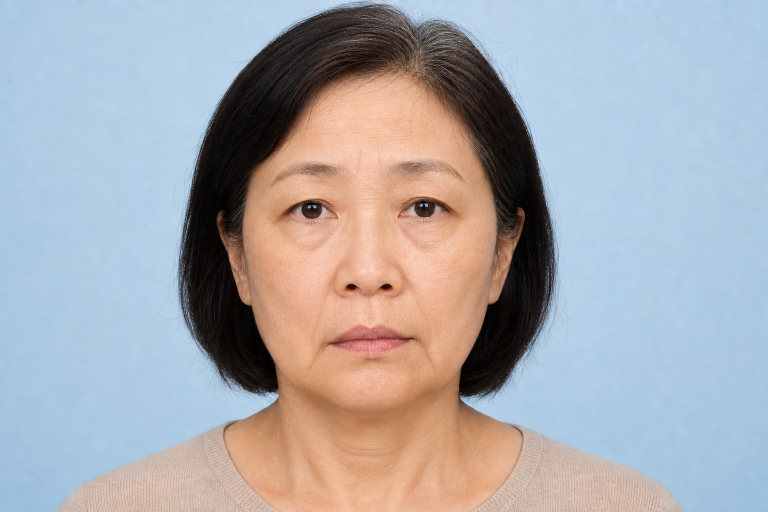
#> input picture facial_paralysis/facial_defect_web/src/assets/patient-samples/facial-paralysis_postoperative_east-asian-woman.png, 1536 x 1024 px (shown at 1/2 size)
$ python -i image_quality.py   (imports and definitions only)   (older library calls are emulated)
#> lines starting #> are read from the running program, lines starting #| are printed output that depends on the picture
"""Face-crop quality normalization (closes the train/test resolution gap).

The public palsy image sets (Roboflow FNP, sumin) are old, blurry, low-res; our
iPhone/LiveLinkFace captures are much sharper. Feeding both to the frozen MARLIN
encoder unchanged means the appearance embedding partly encodes *capture quality*
instead of *facial function* — a domain gap that hurts transfer. See
docs/model_design.md §2 and data/public_datasets.md "Preprocessing requirement".

The fix runs on the 224×224 aligned face crop, **identically at train and
inference** (that is the whole point). Three modes:

  "normalize" (default, strategy (b)) — cap every crop's *effective resolution* at
      a canonical `work_size` by downscale→upscale. A blurry crop is already below
      the cap and barely changes; a sharp iPhone crop is brought down to the same
      ceiling. Both then share one resolution distribution. Optionally, at train
      time only, `quality_augment` jitters the cap / blur / JPEG so the head is
      robust to a *range* of qualities rather than one fixed level.
  "sr" (strategy (a), ablation) — super-resolve crops upward instead. Risk:
      hallucinated detail that real iPhone texture may not match. Pluggable model;
      defaults to a bicubic baseline so the path is wireable without a heavy dep.
  "off" — passthrough (legacy behavior).

We picked (b) as default because the goal is *distribution match*, not maximal
sharpness, and a frozen encoder cannot adapt to invented SR detail. (a) stays as
an ablation knob.

All functions operate on uint8 HxWx3 RGB and return uint8 HxWx3 RGB.
"""
from __future__ import annotations

from dataclasses import dataclass

import cv2
import numpy as np


# ----------------------------------------------------------------------
# Config
# ----------------------------------------------------------------------
@dataclass(frozen=True)
class QualityConfig:
    """Knobs for the quality normalizer.

    mode:        "normalize" (b) | "sr" (a, ablation) | "off".
    work_size:   canonical effective-resolution cap in px (< out_size). The single
                 most important knob; tune it. 112 = half of 224.
    out_size:    final crop size handed to MARLIN (224).
    augment:     train-only random quality jitter (ignored when training=False).
    aug_*:       augmentation ranges.
    sr_model_path: optional path to a real SR model for mode="sr" (else bicubic).
    """

    mode: str = "normalize"
    work_size: int = 112
    out_size: int = 224
    augment: bool = False
    aug_min_work: int = 64
    aug_max_work: int = 224
    aug_blur_sigma_max: float = 1.2
    aug_jpeg_quality_min: int = 40

    sr_model_path: str | None = None

    def __post_init__(self):
        if self.mode not in ("normalize", "sr", "off"):
            raise ValueError(f"mode must be normalize|sr|off, got {self.mode!r}")
        if not 1 <= self.work_size <= self.out_size:
            raise ValueError(f"work_size must be in [1, out_size], got {self.work_size}")
        if self.aug_min_work > self.aug_max_work:
            raise ValueError("aug_min_work must be <= aug_max_work")


# ----------------------------------------------------------------------
# Core transforms
# ----------------------------------------------------------------------
def _check_rgb(img: np.ndarray) -> None:
    if img.ndim != 3 or img.shape[2] != 3:
        raise ValueError(f"expected HxWx3 RGB, got {img.shape}")
    if img.dtype != np.uint8:
        raise TypeError(f"expected uint8, got {img.dtype}")


def canonical_normalize(img: np.ndarray, work_size: int, out_size: int = 224) -> np.ndarray:
    """Cap effective resolution at `work_size`, then resize to `out_size`.

    Downscale with INTER_AREA (proper low-pass) then upscale with INTER_CUBIC.
    Deterministic. This is strategy (b): it equalizes high-frequency content
    across inputs of differing sharpness without inventing detail.
    """
    _check_rgb(img)
    if work_size >= out_size:
        # no cap below out_size: just ensure final size
        if img.shape[:2] != (out_size, out_size):
            return cv2.resize(img, (out_size, out_size), interpolation=cv2.INTER_CUBIC)
        return img.copy()
    small = cv2.resize(img, (work_size, work_size), interpolation=cv2.INTER_AREA)
    return cv2.resize(small, (out_size, out_size), interpolation=cv2.INTER_CUBIC)


# [44 lines left out: functions _jpeg_recompress, quality_augment, super_resolve, not called in this run]


# ----------------------------------------------------------------------
# Normalizer (single entry point used by the encoder / preprocessing)
# ----------------------------------------------------------------------
class QualityNormalizer:
    """Applies the configured quality policy to a face crop.

    Use ONE instance for both train and inference so the deterministic part is
    identical. Pass `training=True` to enable augmentation (mode="normalize" only).
    """

    def __init__(self, cfg: QualityConfig | None = None):
        self.cfg = cfg or QualityConfig()
        self._sr_model = None
        if self.cfg.mode == "sr" and self.cfg.sr_model_path:
            self._sr_model = self._load_sr(self.cfg.sr_model_path)

    # [8 lines left out: function _load_sr, not called in this run]

    def __call__(self, img_rgb: np.ndarray, *, training: bool = False,
                 rng: np.random.Generator | None = None) -> np.ndarray:
        cfg = self.cfg
        if cfg.mode == "off":
            _check_rgb(img_rgb)
            if img_rgb.shape[:2] != (cfg.out_size, cfg.out_size):
                return cv2.resize(img_rgb, (cfg.out_size, cfg.out_size),
                                  interpolation=cv2.INTER_CUBIC)
            return img_rgb
        if cfg.mode == "sr":
            return super_resolve(img_rgb, out_size=cfg.out_size, model=self._sr_model)
        # mode == "normalize"
        if training and cfg.augment:
            if rng is None:
                rng = np.random.default_rng()
            return quality_augment(img_rgb, rng, cfg)
        return canonical_normalize(img_rgb, work_size=cfg.work_size, out_size=cfg.out_size)


# [8 lines left out: function variance_of_laplacian, not called in this run]

>>> import cv2
>>> picture = cv2.cvtColor(cv2.imread('../../facial_defect_web/src/assets/patient-samples/facial-paralysis_postoperative_east-asian-woman.png'), cv2.COLOR_BGR2RGB)
>>> result = QualityNormalizer()(picture)
#> in canonical_normalize, `small = cv2.resize(img, (work_size, work_size), interpolation=cv2.INTE..`:
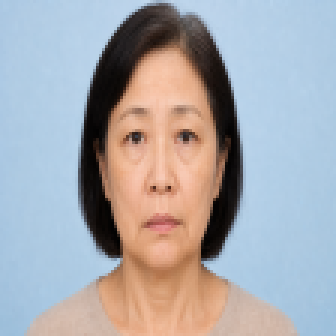
#> small: shape (112, 112, 3) (shown 3 times larger); mean R, G, B 168.7, 169, 173.8
#> in canonical_normalize, `return cv2.resize(small, (out_size, out_size), interpolation=cv2.INTER..`:
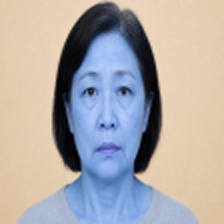
#> returned value: shape (224, 224, 3); mean of channels 0, 1, 2 168.7, 169, 173.8; drawn as B, G, R

$ run again, on facial_paralysis/facial_defect_web/src/assets/patient-samples/follow-up_postoperative-faded-cheek-scar_black-man.png
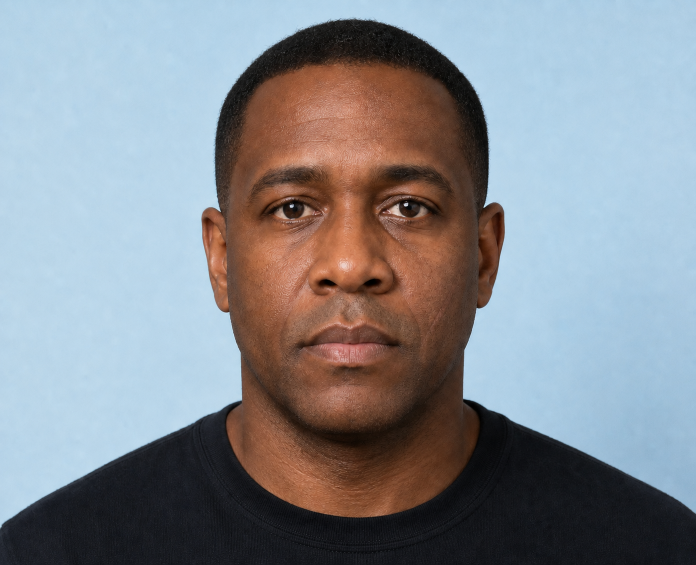
#> input picture facial_paralysis/facial_defect_web/src/assets/patient-samples/follow-up_postoperative-faded-cheek-scar_black-man.png, 1392 x 1130 px (shown at 1/2 size)
#> in canonical_normalize, `small = cv2.resize(img, (work_size, work_size), interpolation=cv2.INTE..`:
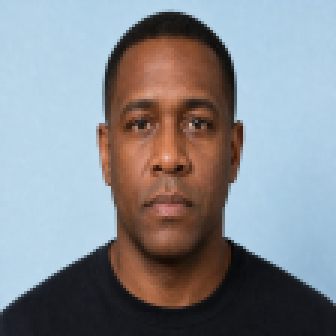
#> small: shape (112, 112, 3) (shown 3 times larger); mean R, G, B 134.1, 138.2, 144.3
#> in canonical_normalize, `return cv2.resize(small, (out_size, out_size), interpolation=cv2.INTER..`:
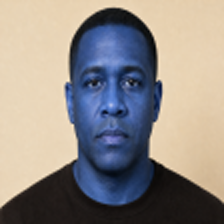
#> returned value: shape (224, 224, 3); mean of channels 0, 1, 2 134.1, 138.2, 144.3; drawn as B, G, R

$ run again, on facial_paralysis/facial_defect_web/src/assets/patient-samples/follow-up_preoperative-flat-cheek-scar_black-man.png
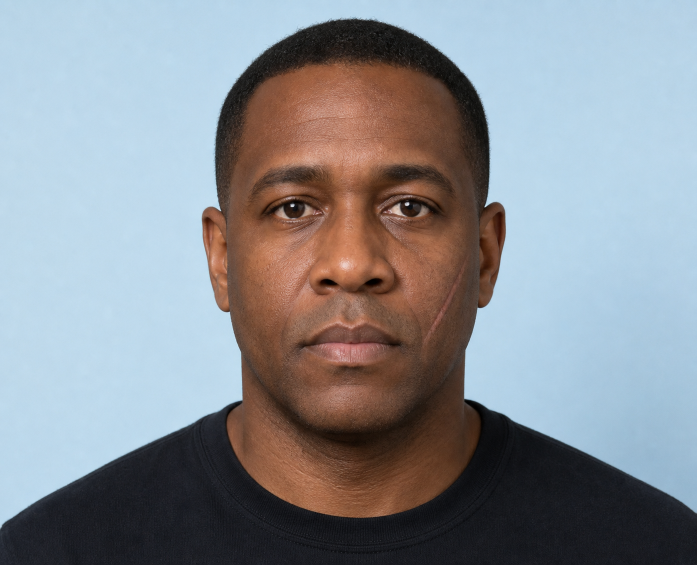
#> input picture facial_paralysis/facial_defect_web/src/assets/patient-samples/follow-up_preoperative-flat-cheek-scar_black-man.png, 1393 x 1129 px (shown at 1/2 size)
#> in canonical_normalize, `small = cv2.resize(img, (work_size, work_size), interpolation=cv2.INTE..`:
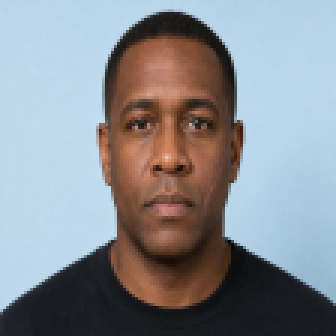
#> small: shape (112, 112, 3) (shown 3 times larger); mean R, G, B 137.3, 141.2, 146.9
#> in canonical_normalize, `return cv2.resize(small, (out_size, out_size), interpolation=cv2.INTER..`:
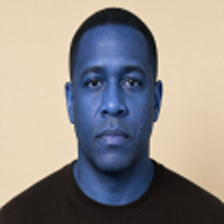
#> returned value: shape (224, 224, 3); mean of channels 0, 1, 2 137.3, 141.2, 146.9; drawn as B, G, R
